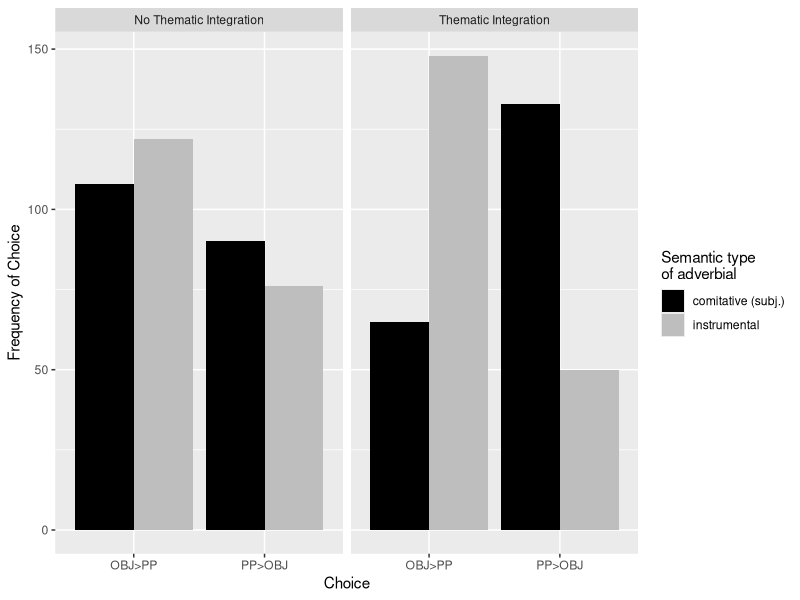
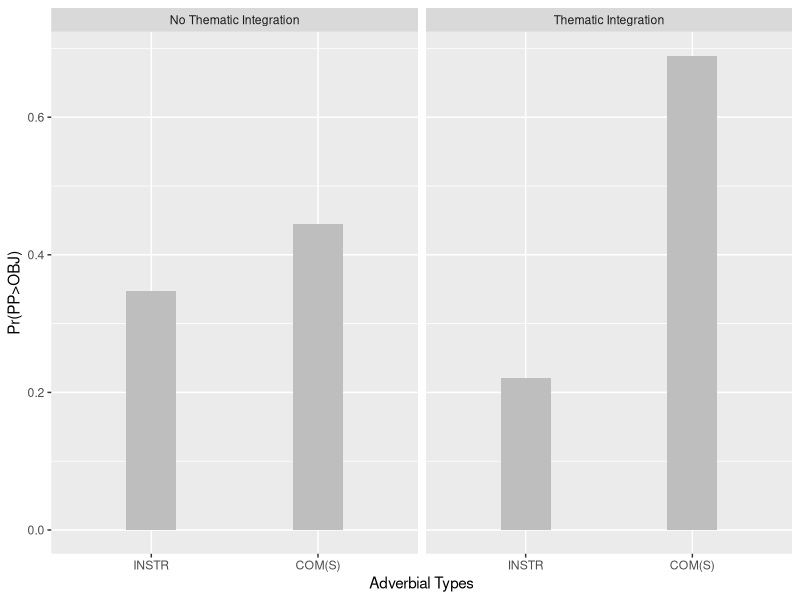
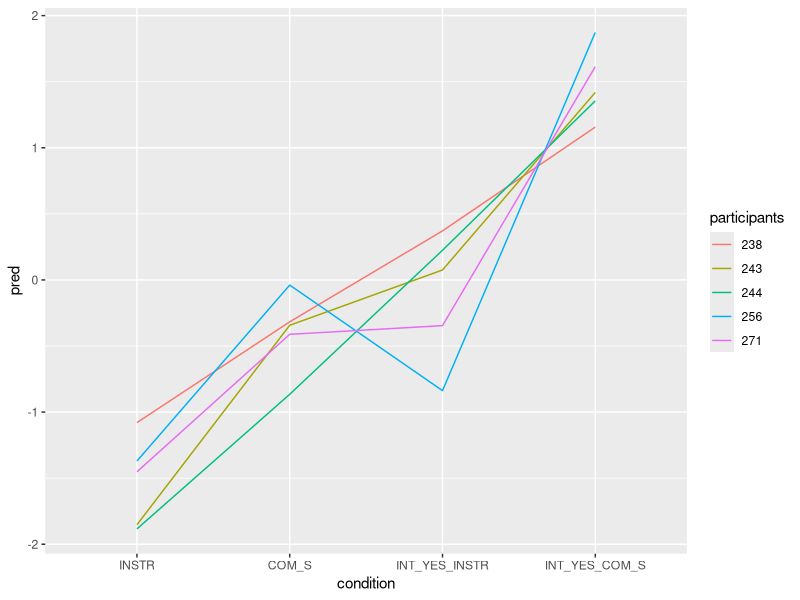
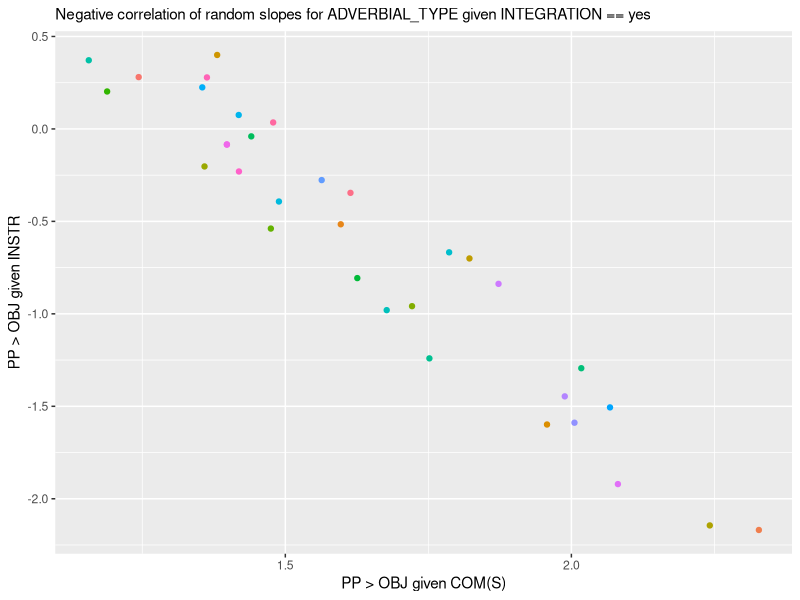
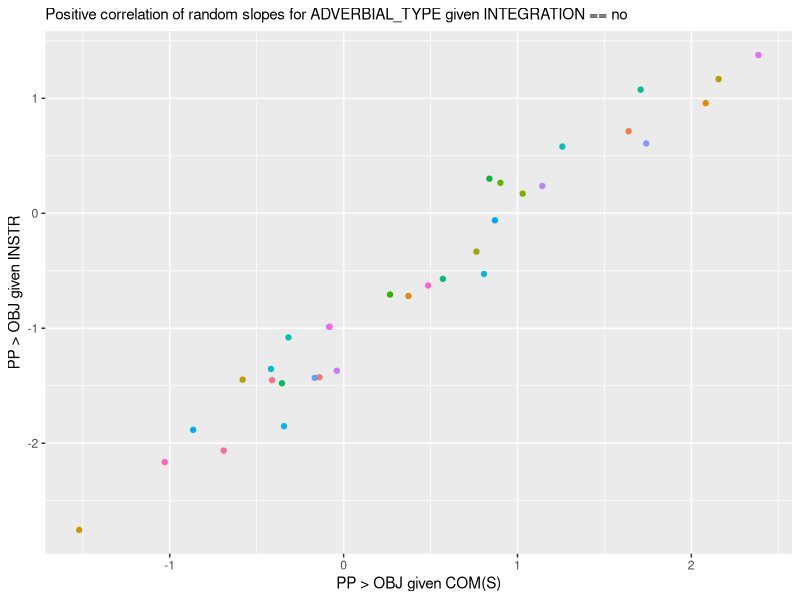

Recreate these plots in R, in order.
## ---- chunk 1
library(lme4)
library(tidyverse)
library(emmeans)

show(version)
## ---- chunk 2
exp_int_agentivity.fc.test.data <- 
  read.csv("../Data/ForcedChoice_test.csv", fileEncoding = "UTF-8")

exp_int_agentivity.fc.test.data$ANSWER <- 
  factor(exp_int_agentivity.fc.test.data$ANSWER)

exp_int_agentivity.fc.test.data$INTEGRATION <- 
  factor(exp_int_agentivity.fc.test.data$INTEGRATION)

exp_int_agentivity.fc.test.data$ADVERBIAL_TYPE <- 
  factor(exp_int_agentivity.fc.test.data$ADVERBIAL_TYPE)

## more illustrative variable names
exp_int_agentivity.fc.test.data$subjects <- factor(exp_int_agentivity.fc.test.data$workerId)
exp_int_agentivity.fc.test.data$items <- factor(exp_int_agentivity.fc.test.data$ENCODING)

## ---- chunk 3
table(exp_int_agentivity.fc.test.data$workerId)
## ---- chunk 4

thematic_int.labels <- c("No Thematic Integration", "Thematic Integration")
names(thematic_int.labels) <- c("no", "yes")

exp_int_agentivity.fc.summary <- 
  exp_int_agentivity.fc.test.data %>%
  group_by(ADVERBIAL_TYPE, INTEGRATION, ANSWER) %>%
  summarise(count = n()) %>%
  as.data.frame()

ggplot(exp_int_agentivity.fc.summary,
       aes(x = ANSWER, y = count, fill = ADVERBIAL_TYPE)) +
  geom_bar(stat = "identity", position = "dodge") +
  labs(x = "Choice", y = "Frequency of Choice") + 
  facet_wrap(~INTEGRATION, labeller = labeller(INTEGRATION = thematic_int.labels)) +
  scale_fill_manual("ADVERBIAL_TYPE", values = c("COM(S)" = "black",
                                                 "INSTR" = "grey"),
                    labels = c("comitative (subj.)", "instrumental")) +
  guides(fill=guide_legend(title="Semantic type\nof adverbial")) 

## ---- chunk 5

exp_int_agentivity.fc.test.data$INTEGRATION <-
  relevel(exp_int_agentivity.fc.test.data$INTEGRATION, ref = "no")
exp_int_agentivity.fc.test.data$ADVERBIAL_TYPE <-
  relevel(exp_int_agentivity.fc.test.data$ADVERBIAL_TYPE, ref = "INSTR")


exp_int_agentivity.fc.glmm <- 
  glmer(formula = ANSWER ~ ADVERBIAL_TYPE * INTEGRATION + 
          (0 + ADVERBIAL_TYPE * INTEGRATION | subjects) , 
        data = exp_int_agentivity.fc.test.data, family = binomial())

options(width = 300)
summary(exp_int_agentivity.fc.glmm)
## ---- chunk 6

tt <- getME(exp_int_agentivity.fc.glmm,"theta")
ll <- getME(exp_int_agentivity.fc.glmm,"lower")
## ---- chunk 7
ss <- 
  getME(exp_int_agentivity.fc.glmm,c("theta","fixef"))
exp_int_agentivity.fc.glmm <- 
  update(exp_int_agentivity.fc.glmm,
         start=ss,
         control=glmerControl(optCtrl=list(maxfun=2e4)))

options(width = 300)
summary(exp_int_agentivity.fc.glmm)

## ---- chunk 8


predictions <- 
  emmeans(exp_int_agentivity.fc.glmm, pairwise~ADVERBIAL_TYPE * INTEGRATION, 
          type = "response") 

## also response useful, now switched to predictor for effects
## if lp is used, y = emmean, if response is used y = prob

predictions.emm <- data.frame(predictions$emmeans)
 

predictions.emm

ggplot(predictions.emm, aes(x = ADVERBIAL_TYPE, y = prob)) + 
  geom_bar(aes(), stat = "identity", fill = "grey", width = 0.3) +
  facet_wrap(~INTEGRATION, labeller = labeller(INTEGRATION = thematic_int.labels)) +
  labs(x = "Adverbial Types", y = "Pr(PP>OBJ)")
## ---- chunk 9

ranef.df <- data.frame(ranef(exp_int_agentivity.fc.glmm)$subjects)
ranef.df$participants <- rownames(ranef.df)
colnames(ranef.df)[1:4] <- c("INSTR", "COM_S", "INT_YES_INSTR", "INT_YES_COM_S")

ranef.df <- ranef.df %>%
  mutate(INSTR = INSTR + exp_int_agentivity.fc.glmm@beta[1]) %>%
  mutate(COM_S = COM_S + exp_int_agentivity.fc.glmm@beta[2]) %>%
  mutate(INT_YES_INSTR = INT_YES_INSTR + exp_int_agentivity.fc.glmm@beta[3]) %>%
  mutate(INT_YES_COM_S = INT_YES_COM_S + exp_int_agentivity.fc.glmm@beta[4]) %>%
  arrange(INT_YES_COM_S)

set.seed(42)

ranef.sub.df <- subset(ranef.df, participants %in% sample(ranef.df$participants, 5))

ranef.sub.df <- 
  ranef.sub.df %>% 
  gather(condition, pred, INSTR:INT_YES_COM_S)

ranef.sub.df$condition <- 
  factor(ranef.sub.df$condition, levels = c("INSTR", "COM_S", "INT_YES_INSTR", "INT_YES_COM_S"))

str(ranef.sub.df)

ggplot(ranef.sub.df, aes(x = condition)) + 
  geom_line(aes(y = pred, group = participants, color = participants))


ggplot(ranef.df, aes(x = INT_YES_COM_S, y = INT_YES_INSTR)) +
  geom_point(aes(color = participants), show.legend = FALSE) +
  labs(x = "PP > OBJ given COM(S)", 
       y = "PP > OBJ given INSTR", 
       subtitle = "Negative correlation of random slopes for ADVERBIAL_TYPE given INTEGRATION == yes")

ggplot(ranef.df, aes(x = COM_S, y = INSTR)) +
  geom_point(aes(color = participants), show.legend = FALSE) +
  labs(x = "PP > OBJ given COM(S)", 
       y = "PP > OBJ given INSTR", 
       subtitle = "Positive correlation of random slopes for ADVERBIAL_TYPE given INTEGRATION == no")

## ---- chunk 10

tau.vc <- data.frame(VarCorr(exp_int_agentivity.fc.glmm))$vcov
tau.vc

taus <- matrix(c(tau.vc[1], tau.vc[5], tau.vc[6], tau.vc[7],
                 tau.vc[5], tau.vc[2], tau.vc[8], tau.vc[9],
                 tau.vc[6], tau.vc[8], tau.vc[3], tau.vc[10],
                 tau.vc[7], tau.vc[9], tau.vc[10], tau.vc[4]), byrow = TRUE, 4, 4)
